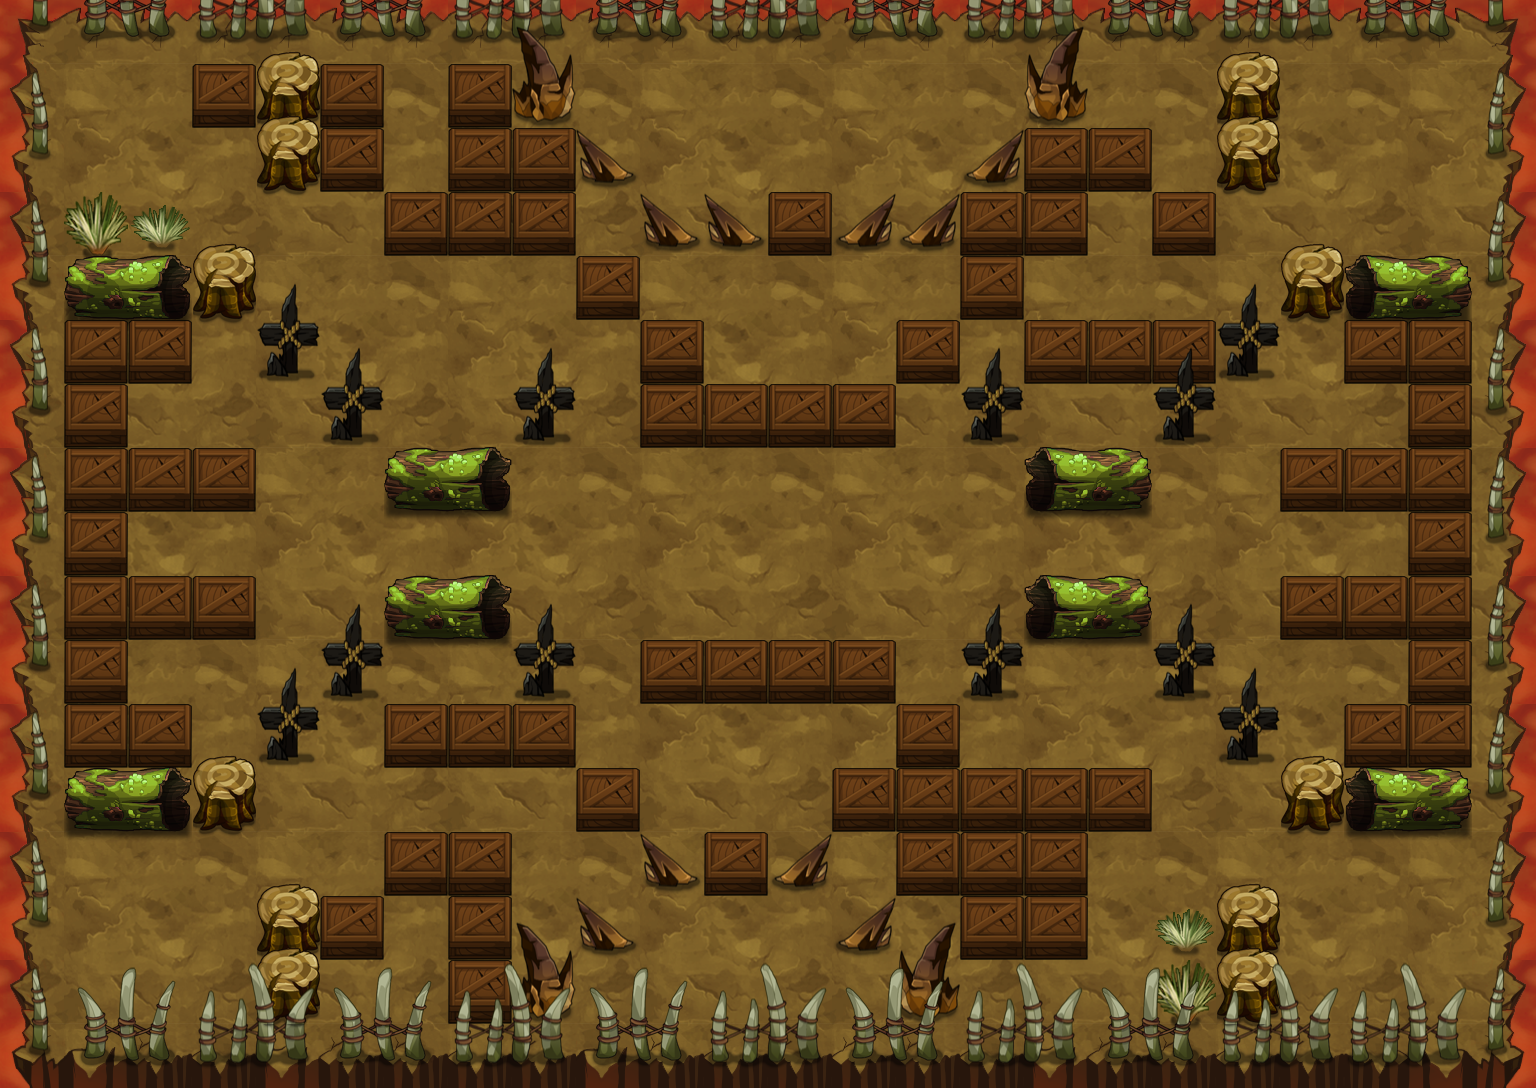

Rendered tile map (Tiled .tmx) drawn with the repository's tilesets; below, a short description and the map source with its tile grids summarised:
An orthogonal 24x17 tile map with 64x64 px tiles, 18 tile layers (PASS, 块层 2, 块层 5, 块层 4, ...) and 4 objects (3x PLAYER_AI, PLAYER).

<map version="1.0" orientation="orthogonal" width="24" height="17" tilewidth="64" tileheight="64">
 <properties>
  <property name="DESTRY1" value="57" />
  <property name="DESTRY2" value="58" />
  <property name="DESTRY_COUNT" value="2" />
  <property name="EXP" value="0" />
  <property name="ITEM" value="0" />
  <property name="MONEY" value="0" />
 </properties>
 <tileset firstgid="1" name="destroyed_village" tilewidth="64" tileheight="64">
  <image source="destroyed_village-hd.png" width="900" height="1002" />
 </tileset>
 <layer name="PASS" width="24" height="17">
  <data>[408 cells, 213 non-empty, 10 distinct tile ids]</data>
 </layer>
 <layer name="块层 2" width="24" height="17">
  <data>[408 cells, 408 non-empty, 17 distinct tile ids]</data>
 </layer>
 <layer name="块层 5" width="24" height="17">
  <data>[408 cells, 78 non-empty, 6 distinct tile ids]</data>
 </layer>
 <layer name="块层 4" width="24" height="17">
  <data>[408 cells, 30 non-empty, 4 distinct tile ids]</data>
 </layer>
 <layer name="块层 3" width="24" height="17">
  <data>[408 cells, 135 non-empty, 9 distinct tile ids]</data>
 </layer>
 <layer name="SHELTER 15" width="24" height="17">
  <data>[408 cells, 22 non-empty, 4 distinct tile ids]</data>
 </layer>
 <layer name="SHELTER 14" width="24" height="17">
  <data>[408 cells, 5 non-empty, 3 distinct tile ids]</data>
 </layer>
 <layer name="SHELTER 13" width="24" height="17">
  <data>[408 cells, 2 non-empty, 1 distinct tile ids]</data>
 </layer>
 <layer name="SHELTER 11" width="24" height="17">
  <data>[408 cells, 6 non-empty, 3 distinct tile ids]</data>
 </layer>
 <layer name="SHELTER 10" width="24" height="17">
  <data>[408 cells, 2 non-empty, 1 distinct tile ids]</data>
 </layer>
 <layer name="SHELTER 9" width="24" height="17">
  <data>[408 cells, 4 non-empty, 1 distinct tile ids]</data>
 </layer>
 <layer name="SHELTER 8" width="24" height="17">
  <data>[408 cells, 4 non-empty, 2 distinct tile ids]</data>
 </layer>
 <layer name="SHELTER 6" width="24" height="17">
  <data>[408 cells, 4 non-empty, 2 distinct tile ids]</data>
 </layer>
 <layer name="SHELTER 5" width="24" height="17">
  <data>[408 cells, 4 non-empty, 1 distinct tile ids]</data>
 </layer>
 <layer name="SHELTER 4" width="24" height="17">
  <data>[408 cells, 2 non-empty, 1 distinct tile ids]</data>
 </layer>
 <layer name="SHELTER 3" width="24" height="17">
  <data>[408 cells, 6 non-empty, 3 distinct tile ids]</data>
 </layer>
 <layer name="SHELTER 1" width="24" height="17">
  <data>[408 cells, 2 non-empty, 1 distinct tile ids]</data>
 </layer>
 <layer name="SHELTER 0" width="24" height="17">
  <data>[408 cells, 4 non-empty, 2 distinct tile ids]</data>
 </layer>
 <objectgroup name="对象层 1" width="48" height="34">
  <object name="PLAYER1" type="PLAYER" x="64" y="64" width="64" height="64" />
  <object name="TEST1" type="PLAYER_AI" x="1344" y="128" width="64" height="64">
   <properties>
    <property name="quality" value="test_ai5.quality" />
   </properties>
  </object>
  <object name="TEST1" type="PLAYER_AI" x="768" y="512" width="64" height="64">
   <properties>
    <property name="quality" value="test_ai5.quality" />
   </properties>
  </object>
  <object name="TEST1" type="PLAYER_AI" x="64" y="896" width="64" height="64">
   <properties>
    <property name="quality" value="test_ai5.quality" />
   </properties>
  </object>
 </objectgroup>
</map>
